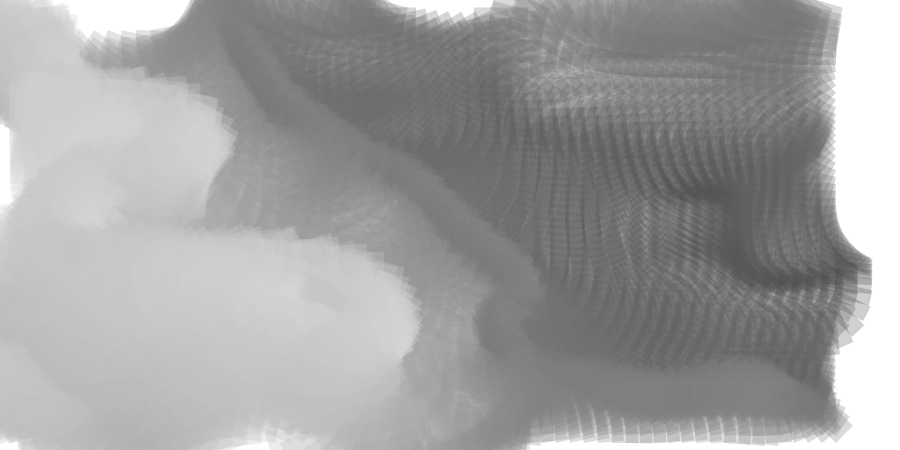
Frame 1 (no input)
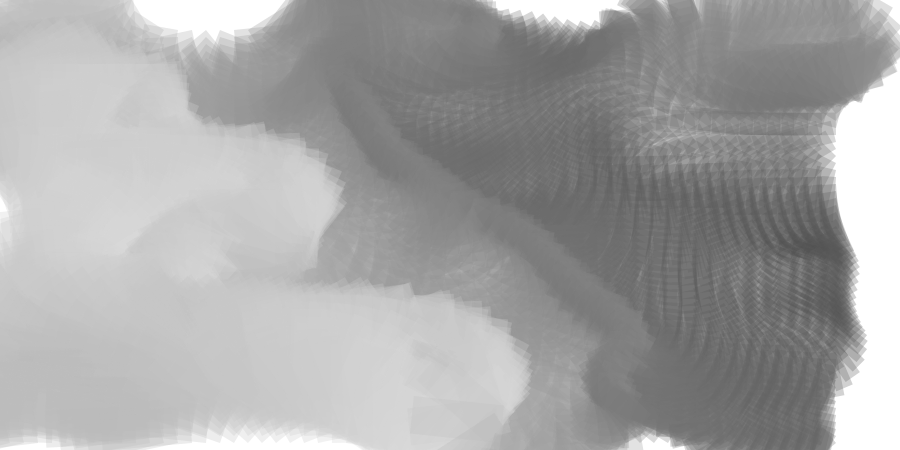
Frame 60 (the mouse pressed at the canvas centre just before this capture)
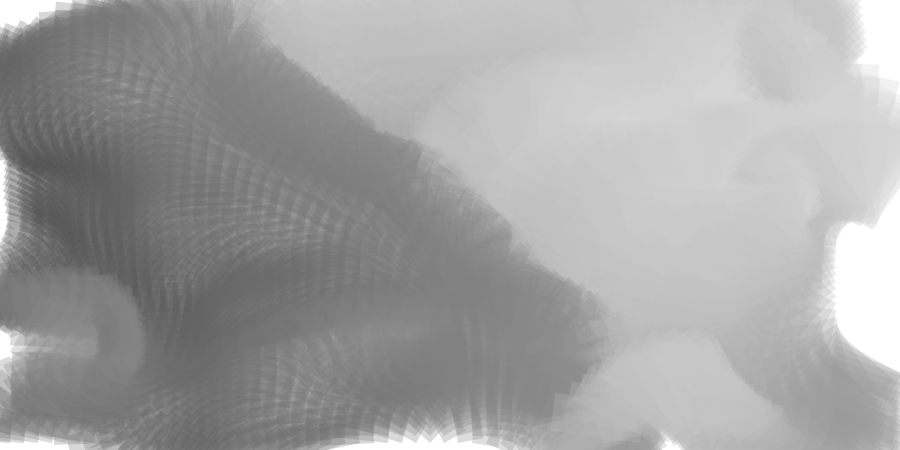
Frame 120 (the mouse held since frame 60 and released just before this capture)

The Processing sketch that drew these frames (run headless with seeded random() and noise(); from frame 60 on, the mouse is pressed at the canvas centre):

// Processing sketch: processing_49643
// ── processing_49643.pde


int numcols = 60;
int numrows = 60;
int gap = 2;
float xspacing;
float yspacing;
float xoff = 0; 
float yoff = 0;
float driftXN = 0; 
float driftYN = 0; 

void setup() {
  size(900,450);
  frameRate(112);
  smooth();
  noStroke();
  xspacing = (width-gap) / numcols;
  yspacing = (height-gap) / numrows;
  background(255);
  drawGrid();
}

void draw() {
  background(255);
  driftXN += 0.01;
  driftYN += 0.01;
  xoff += (noise(driftXN) * 0.2) - 0.1;
  yoff += (noise(driftYN) * 0.2) - 0.1;
  drawGrid();
}


void drawGrid() {
  float xpos = 10;
  float ypos = 30; 
  float inc = 0.02;
  float xnoise = xoff + inc;
  float ynoise = yoff + inc;
  for (int y = 0; y < numrows; y+=1) {
    for (int x = 0; x < numcols; x+=1) {
      drawShape(xpos, ypos, xspacing-gap, yspacing-gap, noise(xnoise,ynoise));
      xpos += xspacing;
      xnoise += inc;
    }
    xpos = 10;
    xnoise = xoff + inc;
    ypos += yspacing;
    ynoise += inc;
  }
}

void drawShape(float x, float y, float wid, float hei, float factor) {
  int fillval = int(factor * 300);
  fill(fillval, 70);
  pushMatrix();
  translate(x, y);
  int rot = int(factor * 1440);
  rotate(radians(rot));
  scale(factor * 12);
  rect(0, 0, wid, hei);
  popMatrix();
}
